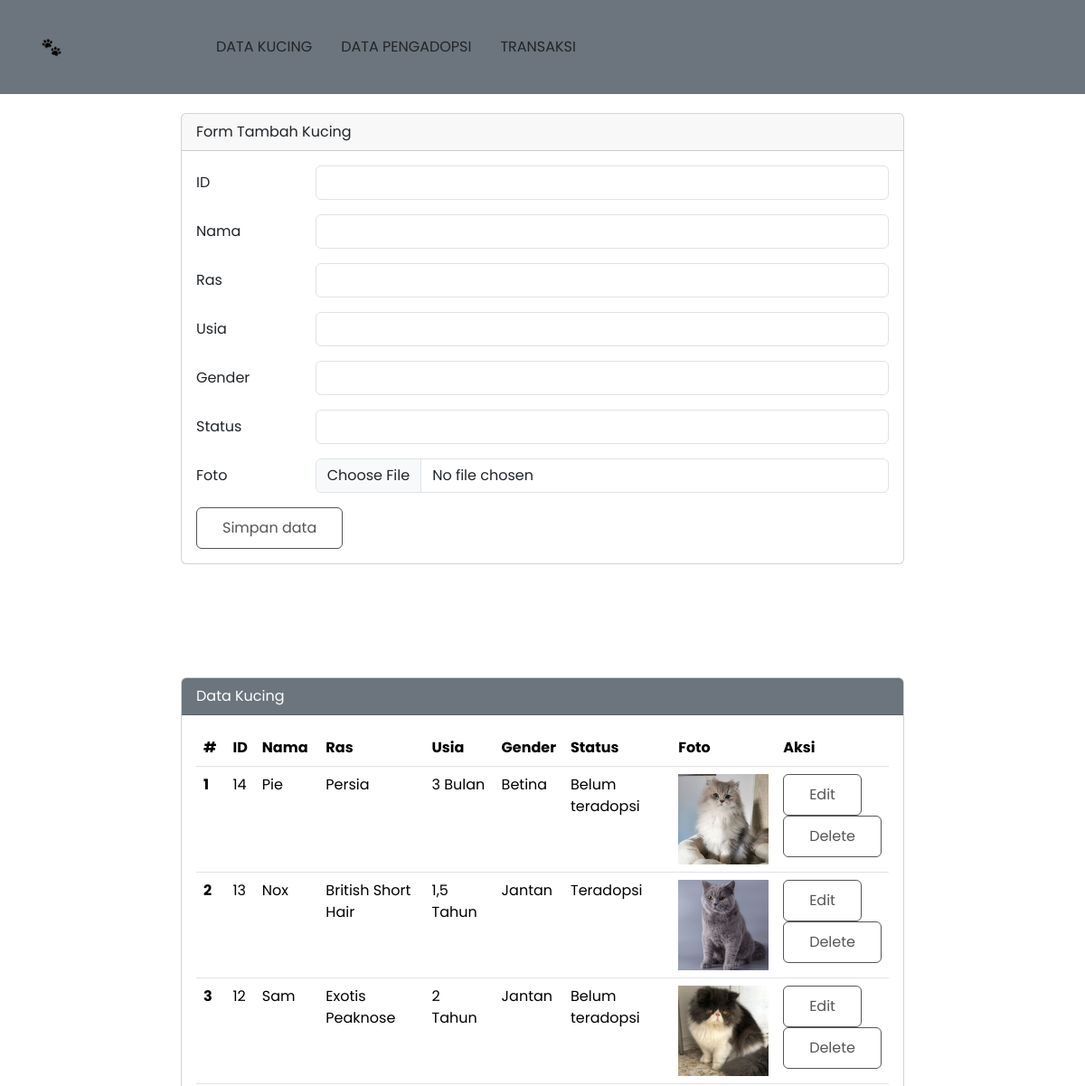
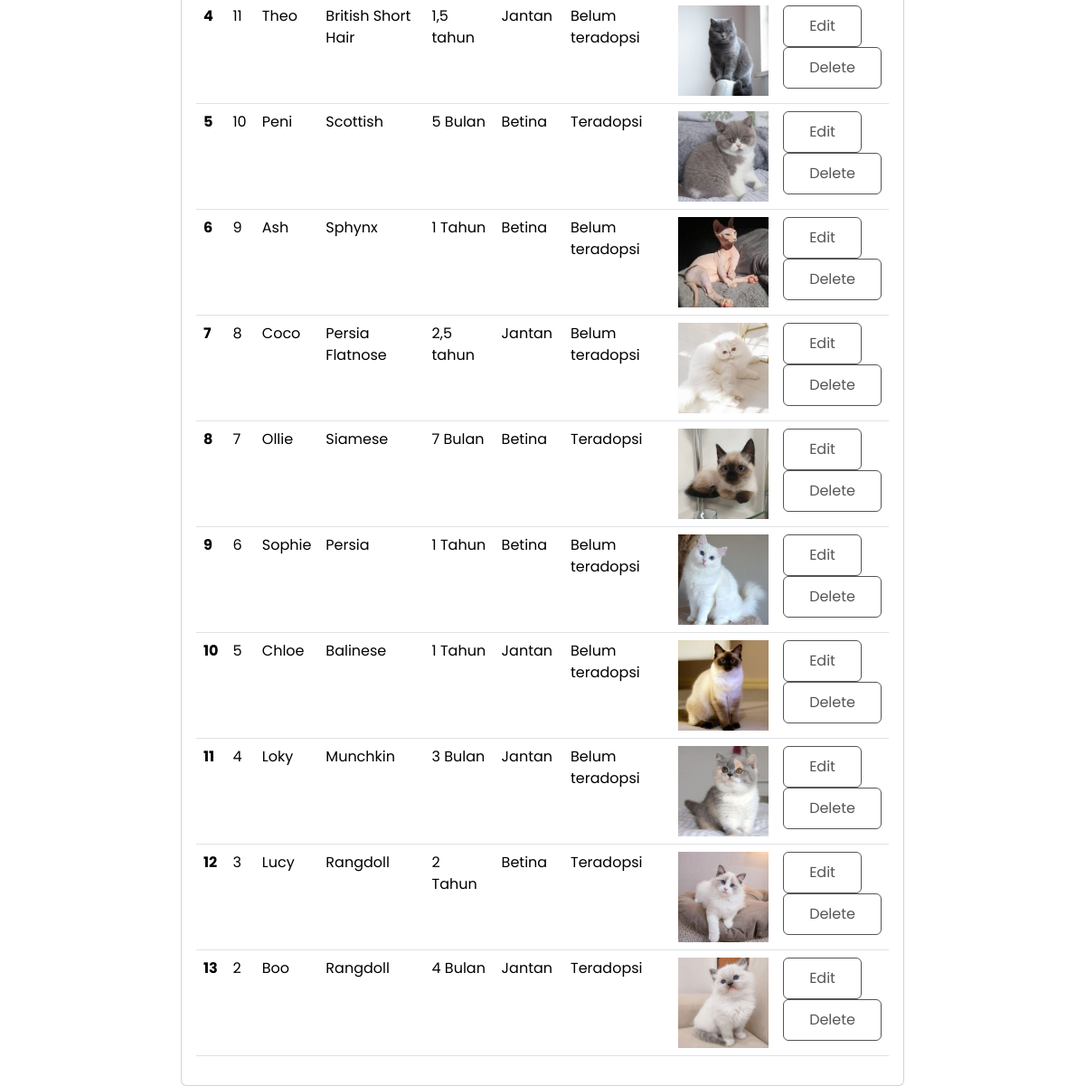
Page /hal_admin.php on the committed database (2 pictures, top to bottom).
### tables this page shows
CREATE TABLE `kucing` (
  `id_kucing` int(11) NOT NULL,
  `nama` varchar(25) NOT NULL,
  `ras` varchar(25) NOT NULL,
  `usia` varchar(25) NOT NULL,
  `gender` varchar(25) NOT NULL,
  `status` varchar(25) NOT NULL,
  `foto` text NOT NULL
);

### hal_admin.php (the view, shortened to what this page needs)
<?php
$host = "localhost";
$user = "root";
$pass = "";
$db = "db_adopt";
$koneksi = mysqli_connect($host, $user, $pass, $db);
$id_kucing = "";
$nama = "";
$ras = "";
$usia = "";
$gender = "";
$status = "";
$foto = "";
?>
<!DOCTYPE html>
<html lang="en">
<head>
  <link href="https://cdn.jsdelivr.net/npm/bootstrap@5.3.1/dist/css/bootstrap.min.css" rel="stylesheet"
>
  <link rel="stylesheet" href="css/main.css">
</head>
<body>
  <nav class="navbar navbar-expand-lg navbar-light bg-secondary py-4 fixed-top">
        <div class="container">
            <a class="navbar-brand d-flex justify-content-between align-items-center order-lg-0" href="header.php">
                <img src="images/paw.png" alt="site icon">
            </a>
            <div class="collapse navbar-collapse order-lg-1" id="navMenu">
                <ul class="navbar-nav mx-auto text-center">
                    <li class="nav-item px-2 py-2">
                        <a class="nav-link text-uppercase text-dark" href="hal_admin.php">Data Kucing</a>
                    </li>
                    <li class="nav-item px-2 py-2">
                        <a class="nav-link text-uppercase text-dark" href="data_pengadopsi.php">Data Pengadopsi</a>
                    </li>
                    <li class="nav-item px-2 py-2 border-0">
                        <a class="nav-link text-uppercase text-dark" href="transaksi.php">Transaksi</a>
                    </li>
                </ul>
            </div>
        </div>
    </nav>
  <div class="mx-auto">
    <div class="card">
      <div class="card-header">
        Form Tambah Kucing
      </div>
      <div class="card-body">
        <form action="" method="POST" enctype="multipart/form-data">
          <div class="mb-3 row">
            <label for="id_kucing" class="col-sm-2 col-form-label">ID</label>
            <div class="col-sm-10">
              <input type="text" class="form-control" id_kucing="id_kucing" name="id_kucing" value="<?php echo $id_kucing ?>">
            </div>
          </div>
          <div class="mb-3 row">
            <label for="nama" class="col-sm-2 col-form-label">Nama</label>
            <div class="col-sm-10">
              <input type="text" class="form-control" id="nama" name="nama" value="<?php echo $nama ?>">
            </div>
          </div>
          <div class="mb-3 row">
            <label for="ras" class="col-sm-2 col-form-label">Ras</label>
            <div class="col-sm-10">
              <input type="text" class="form-control" id="ras" name="ras" value="<?php echo $ras ?>">
            </div>
          </div>
          <div class="mb-3 row">
            <label for="usia" class="col-sm-2 col-form-label">Usia</label>
            <div class="col-sm-10">
              <input type="text" class="form-control" id="usia" name="usia" value="<?php echo $usia ?>">
            </div>
          </div>
          <div class="mb-3 row">
            <label for="gender" class="col-sm-2 col-form-label">Gender</label>
            <div class="col-sm-10">
              <input type="text" class="form-control" id="gender" name="gender" value="<?php echo $gender ?>">
            </div>
          </div>
          <div class="mb-3 row">
            <label for="status" class="col-sm-2 col-form-label">Status</label>
            <div class="col-sm-10">
              <input type="text" class="form-control" id="status" name="status" value="<?php echo $status ?>">
            </div>
          </div>
          <div class="mb-3 row">
            <label for="status" class="col-sm-2 col-form-label">Foto</label>
            <div class="col-sm-10">
              <input type="file" class="form-control" id="foto" name="foto" value="<?php echo $foto ?>">
            </div>
          </div>
            <div class="col-12">
              <input type="submit" name="simpan" value="Simpan data" class="btn btn-primary">
            </div>
          </form>
        </div>
      </div>
      <div class="card">
        <div class="card-header text-white bg-secondary">
          Data Kucing
        </div>
        <div class="card-body">
          <table class="table">
            <thead>
              <tr>
                <th scope="col">#</th>
                <th scope="col">ID</th>
                <th scope="col">Nama</th>
                <th scope="col">Ras</th>
                <th scope="col">Usia</th>
                <th scope="col">Gender</th>
                <th scope="col">Status</th>
                <th scope="col">Foto</th>
                <th scope="col">Aksi</th>
              </tr>
            <tbody>
              <?php
                $sql2 = "select * from kucing order by id_kucing desc";
                $q2 = mysqli_query($koneksi, $sql2);
                $urut = 1;
                while ($r2 = mysqli_fetch_array($q2)) {
                  $id_kucing = $r2['id_kucing'];
                  $nama = $r2['nama'];
                  $ras = $r2['ras'];
                  $usia = $r2['usia'];
                  $gender = $r2['gender'];
                  $status = $r2['status'];
                  $foto = $r2['foto'];
                ?>
              <tr>
                <th scope="row">
                  <?php echo $urut++ ?>
                </th>
                <td scope="row">
                  <?php echo $id_kucing ?>
                </td>
                <td scope="row">
                  <?php echo $nama ?>
                </td>
                <td scope="row">
                  <?php echo $ras ?>
                </td>
                <td scope="row">
                  <?php echo $usia ?>
                </td>
                <td scope="row">
                  <?php echo $gender ?>
                </td>
                <td scope="row">
                  <?php echo $status ?>
                </td>
                <td scope="row">
                 <img src="img/<?=$foto?>" height="100" width="100">
                </td>
                <td scope="row">
                  <a href="hal_admin.php?op=edit&id=<?php echo $id_kucing ?>"><button type="button"
                      class="btn btn-warning">Edit</button><br></a>
                  <a href="hal_admin.php?op=delete&id=<?php echo $id_kucing ?>"> <button type="button" class="btn btn-danger"
                      onclick="return confirm('Yakin ingin delete data?')">Delete</button></a>
                </td>
              </tr>
              <?php
                }
                ?>
          </tbody>
          </thead>
        </table>
      </div>
    </div>
</body>
</html>

### css/main.css (style rules this page uses)
:root { --lg-font: 'Kaisei Tokumin', serif; --sm-font: 'Poppins', sans-serif; --pink: #e5345b; }
body { font-family: var(--sm-font); }
.btn:not(.nav-btns button) { background-color: #fff; color: rgb(85, 85, 85); padding: 10px 28px; border: 1px solid rgb(85, 85, 85); }
.navbar { box-shadow: 0 3px 9p 3px rgba(0, 0, 0, 0.1); }
.navbar-brand img { width: 30px; }
.nav-item { border-bottom: 0.5px solid rgba(0, 0, 0, 0.5); }
@media (min-width: 992px) { .nav-item { border-bottom: none; } }

### hal_admin.php (style rules this page uses)
.mx-auto { width: 800px; }
.card { margin-top: 125px; }

### rows in the picture
kucing: id_kucing "14", nama "Pie", ras "Persia", usia "3 Bulan", gender "Betina", status "Belum teradopsi", foto (picture)
kucing: id_kucing "13", nama "Nox", ras "British Short Hair", usia "1,5 Tahun", gender "Jantan", status "Teradopsi", foto (picture)
kucing: id_kucing "12", nama "Sam", ras "Exotis Peaknose", usia "2 Tahun", gender "Jantan", status "Belum teradopsi", foto (picture)
kucing: id_kucing "11", nama "Theo", ras "British Short Hair", usia "1,5 tahun", gender "Jantan", status "Belum teradopsi", foto (picture)
kucing: id_kucing "10", nama "Peni", ras "Scottish", usia "5 Bulan", gender "Betina", status "Teradopsi", foto (picture)
kucing: id_kucing "9", nama "Ash", ras "Sphynx", usia "1 Tahun", gender "Betina", status "Belum teradopsi", foto (picture)
kucing: id_kucing "8", nama "Coco", ras "Persia Flatnose", usia "2,5 tahun", gender "Jantan", status "Belum teradopsi", foto (picture)
kucing: id_kucing "7", nama "Ollie", ras "Siamese", usia "7 Bulan", gender "Betina", status "Teradopsi", foto (picture)
kucing: id_kucing "6", nama "Sophie", ras "Persia", usia "1 Tahun", gender "Betina", status "Belum teradopsi", foto (picture)
kucing: id_kucing "5", nama "Chloe", ras "Balinese", usia "1 Tahun", gender "Jantan", status "Belum teradopsi", foto (picture)
kucing: id_kucing "4", nama "Loky", ras "Munchkin", usia "3 Bulan", gender "Jantan", status "Belum teradopsi", foto (picture)
kucing: id_kucing "3", nama "Lucy", ras "Rangdoll", usia "2 Tahun", gender "Betina", status "Teradopsi", foto (picture)
kucing: id_kucing "2", nama "Boo", ras "Rangdoll", usia "4 Bulan", gender "Jantan", status "Teradopsi", foto (picture)
